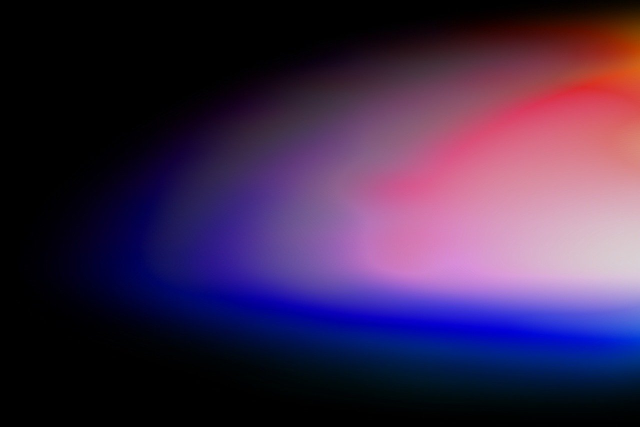
#> input picture input/background.jpg, 1280 x 853 px (shown at 1/2 size)
$ python main.py --input input/background.jpg   (older library calls are emulated)
#> lines starting #> are read from the running program, lines starting #| are printed output that depends on the picture; after the words box and inside, x2 and y2 are one past the last pixel; in counts of white or black regions, pixels touching at a corner belong together
### utils.py
import numpy as np
from cv2 import cv2
import matplotlib.pyplot as plt

def find_largest_contour(image):
    """
    This function finds all the contours in an image and return the largest
    contour area.
    :param image: a binary image
    """
    image = image.astype(np.uint8)
    contours, hierarchy = cv2.findContours(
        image,
        cv2.RETR_TREE,
        cv2.CHAIN_APPROX_SIMPLE
    )
    largest_contour = max(contours, key=cv2.contourArea)
    return largest_contour


def show(name, image):
    """
    Visualize OpenCV images
    :param name: imshow() window name
    :param image: NumPy image to show image
    :return:
    """
    # cv2.imshow(name, image)
    # cv2.waitKey(0)
    image = cv2.cvtColor(image, cv2.COLOR_BGR2RGB)
    plt.imshow(image)
    plt.title(name)
    plt.show()


# [23 lines left out: function apply_new_background, not called in this run]

### main.py
import cv2
import numpy as np
import argparse

from utils import *


# define the argument parser
parser = argparse.ArgumentParser()
parser.add_argument('-i', '--input', help='path to the input image', required=True)
parser.add_argument('-n', '--new-background', dest='new_background', action='store_true')
args = vars(parser.parse_args())

# read the image and convert to binary
image = cv2.imread(args['input'])
#> image is the input picture: shape (853, 1280, 3); mean B, G, R 75.1, 40.5, 62.3
show('Input image', image)
# blur the image to smmooth out the edges a bit, also reduces a bit of noise
blurred = cv2.GaussianBlur(image, (5, 5), 0)
# convert the image to grayscale
gray = cv2.cvtColor(blurred, cv2.COLOR_BGR2GRAY)
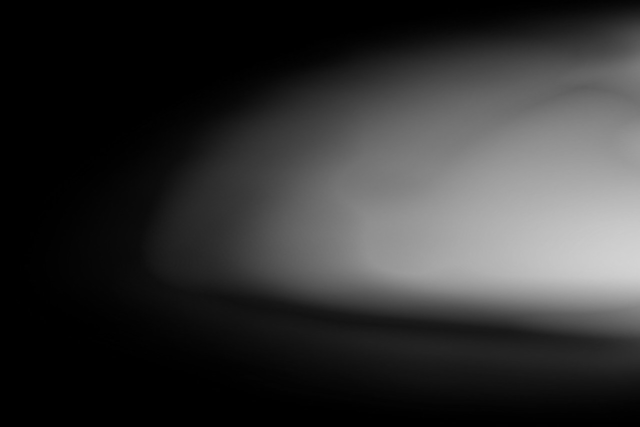
#> gray: shape (853, 1280) (shown at 1/2 size); min 0, max 211, mean 50.9
# apply thresholding to conver the image to binary format
# after this operation all the pixels below 200 value will be 0...
# and all th pixels above 200 will be 255
ret, gray = cv2.threshold(gray, 200 , 255, cv2.CHAIN_APPROX_NONE)
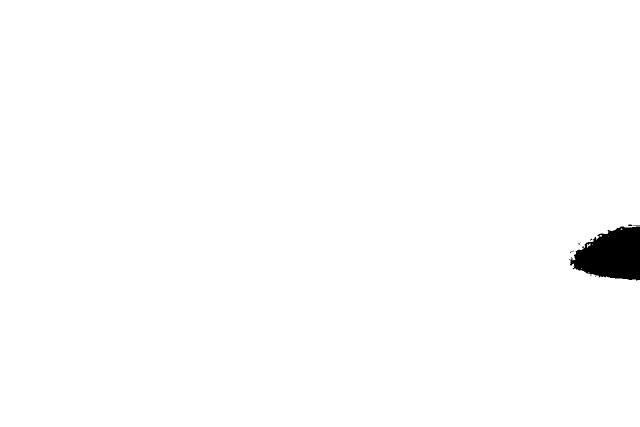
#> gray: shape (853, 1280) (shown at 1/2 size); 99% white; 10 black regions (7 under 20 px)


# find the largest contour area in the image
contour = find_largest_contour(gray)
#> in find_largest_contour, `contours, hierarchy = cv2.findContours( image, cv2.RETR_TREE, cv2.CHAI..`: contours = 19 contours, 17 with area under 20; largest, box (x1, y1, x2, y2) and area: (0, 0, 1280, 853) 1078659, (1255, 448, 1266, 453) 31
#> in find_largest_contour, `largest_contour = max(contours, key=cv2.contourArea)`: largest_contour = contour of 184 points, box (x1, y1, x2, y2) (0, 0, 1280, 853), area 1078659
#> contour has the same summary as largest_contour in find_largest_contour
image_contour = np.copy(image)
cv2.drawContours(image_contour, [contour], 0, (0, 255, 0), 2, cv2.LINE_AA, maxLevel=1)
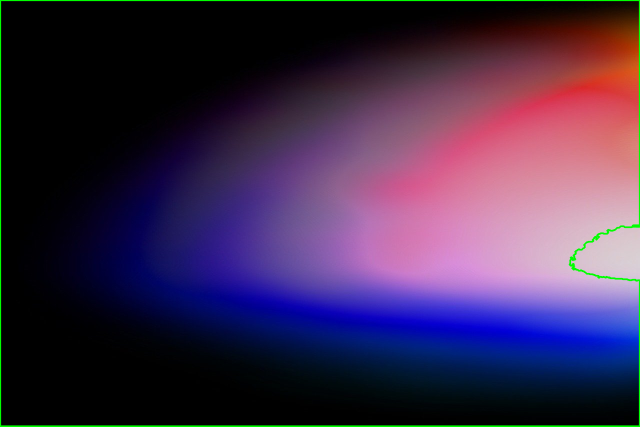
#> image_contour: shape (853, 1280, 3) (shown at 1/2 size); 1.32% of pixels changed, all inside (x1, y1, x2, y2) = (0, 0, 1280, 853)
show('Contour', image_contour)


# create a black `mask` the same size as the original grayscale image
mask = np.zeros_like(gray)
# fill the new mask with the shape of the largest contour
# all the pixels inside that area will be white
cv2.fillPoly(mask, [contour], 255)
#> mask: shape (853, 1280); 99% white; 2 black regions, box (x1, y1, x2, y2) and area: (1140, 453, 1280, 561) 10885, (1266, 451, 1280, 453) 22
# create a copy of the current mask
res_mask = np.copy(mask)
res_mask[mask == 0] = cv2.GC_BGD # obvious background pixels
res_mask[mask == 255] = cv2.GC_PR_BGD # probable background pixels
res_mask[mask == 255] = cv2.GC_FGD # obvious foreground pixels


# create a mask for obvious and probable foreground pixels
# al the obvious foreground pixels will be white and probable ones will be black
mask2 = np.where((res_mask == cv2.GC_FGD) | (res_mask == cv2.GC_PR_FGD), 255, 0).astype('uint8')


# create 'new_mask3d' from 'mask2' but with 3 dimensions
new_mask3d = np.repeat(mask2[:, :, np.newaxis], 3, axis=2)
mask3d = new_mask3d
mask3d[new_mask3d > 0] = 255.0
mask3d[mask3d > 255] = 255.0
# apply Gaussian blurring to smoothen out the edges a bit
# mask3d is the final foreground mask (not extracted foreground)
mask3d = cv2.GaussianBlur(mask3d, (5, 5), 0)
show('Foreground mask', mask3d)


# create the foreground image by zeroing out the pixels where 'mask2' has black pixels
foreground = np.copy(image).astype(float)
foreground[mask2 == 0] = 0
show('Foreground', foreground.astype(np.uint8))


# save images to disk
save_name = args['input'].split('/')[-1].split('.')[0]
cv2.imwrite(f'outputs/{save_name}_foreground.png', foreground)
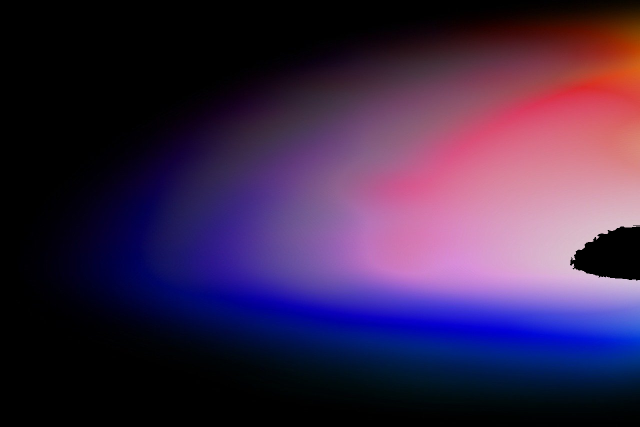
#> saved as background_foreground.png: shape (853, 1280, 3) (shown at 1/2 size); mean B, G, R 73, 38.5, 60.1
cv2.imwrite(f'outputs/{save_name}_foreground_mask.png', mask3d)
cv2.imwrite(f'outputs/{save_name}_contour.png', image_contour)


# the '--new_background' flag is 'True', then apply the new background
if args['new_background']:
    apply_new_background(mask3d, foreground, save_name)
